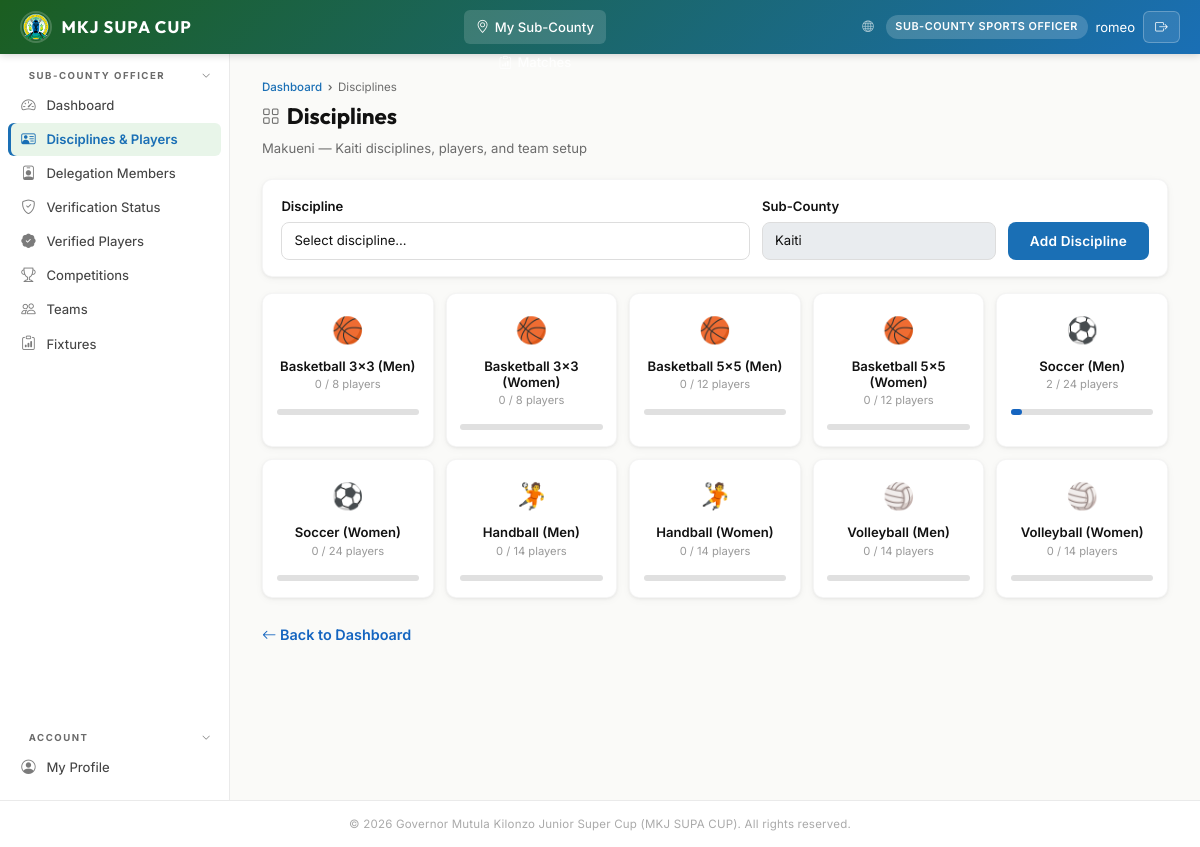
The app's page /portal/subcounty-officer/disciplines/ (signed in) with its own data.
### accounts/models.py (models this page shows, shortened)
class User(AbstractBaseUser, PermissionsMixin):
    email       = models.EmailField(unique=True)
    first_name  = models.CharField(max_length=100)
    last_name   = models.CharField(max_length=100)
    phone       = models.CharField(max_length=13, validators=[kenya_phone_validator])
    role        = models.CharField(max_length=30, choices=UserRole.choices, default=UserRole.TEAM_MANAGER)
    county      = models.CharField(max_length=100, blank=True, help_text="Kenyan county")
    sub_county  = models.CharField(
        max_length=100, blank=True, default="",
        help_text="Sub-county or constituency assignment for sub-county sports officers",
    )
    profile_photo = models.ImageField(upload_to="profiles/", null=True, blank=True)
    is_active   = models.BooleanField(default=True)
    is_staff    = models.BooleanField(default=False)
    is_suspended = models.BooleanField(default=False, help_text="Admin-suspended account")
    assigned_discipline = models.CharField(
        max_length=30, blank=True, default="",
        help_text="Sport family or discipline this user manages (for Coordinator / Scout roles)",
    )
    must_change_password = models.BooleanField(
        default=False,
        help_text="When True the user must set a new password on next login.",
    )
    date_joined = models.DateTimeField(default=timezone.now)
    last_login  = models.DateTimeField(null=True, blank=True)
    objects = UserManager()
    USERNAME_FIELD  = "email"
    REQUIRED_FIELDS = ["first_name", "last_name"]
    class Meta:
        verbose_name      = "User"
        verbose_name_plural = "Users"
        ordering = ["last_name", "first_name"]

### teams/models.py (models this page shows, shortened)
class CountyRegistration(models.Model):
    user = models.OneToOneField(
        settings.AUTH_USER_MODEL,
        on_delete=models.CASCADE,
        related_name="county_registration",
    )
    county = models.CharField(
        max_length=100,
        choices=KenyaCounty.choices,
        unique=True,
        help_text="Kenyan county (only one admin per county)",
    )
    director_name = models.CharField(
        max_length=200, blank=True, default="",
        help_text="Full name of the Director of Sports for this county",
    )
    director_phone = models.CharField(
        max_length=13, validators=[kenya_phone_validator],
        help_text="Phone number of the Director of Sports",
    )
    status = models.CharField(
        max_length=20,
        choices=CountyRegStatus.choices,
        default=CountyRegStatus.PENDING_PAYMENT,
    )
    mpesa_reference = models.CharField(max_length=100, blank=True, default="",
                                        help_text="M-Pesa transaction code from confirmation SMS")
    mpesa_phone = models.CharField(max_length=13, blank=True, default="", validators=[kenya_phone_validator],
                                    help_text="Phone number used for M-Pesa payment")
    mpesa_checkout_id = models.CharField(max_length=100, blank=True, default="",
                                          help_text="Daraja STK push CheckoutRequestID")
    bank_slip = models.FileField(upload_to="county_reg/bank_slips/", null=True, blank=True,
                                  help_text="Bank deposit slip (image or PDF)")
    bank_reference = models.CharField(max_length=100, blank=True, default="",
                                       help_text="Bank payment/transfer reference code")
    payment_amount = models.DecimalField(max_digits=10, decimal_places=2, null=True, blank=True)
    payment_method = models.CharField(max_length=20, blank=True, default="",
                                       help_text="mpesa or bank_transfer")
    payment_submitted_at = models.DateTimeField(null=True, blank=True)
    approved_by = models.ForeignKey(
        settings.AUTH_USER_MODEL,
        on_delete=models.SET_NULL,
        null=True, blank=True,
        related_name="county_approvals",
    )
    approved_at = models.DateTimeField(null=True, blank=True)
    rejection_reason = models.TextField(blank=True, default="")
    created_at = models.DateTimeField(auto_now_add=True)
    updated_at = models.DateTimeField(auto_now=True)
    class Meta:
        ordering = ["county"]

class CountyDiscipline(models.Model):
    registration = models.ForeignKey(
        CountyRegistration, on_delete=models.CASCADE,
        related_name="disciplines",
    )
    sport_type = models.CharField(max_length=30, choices=SportType.choices)
    sub_county = models.CharField(
        max_length=100,
        blank=True,
        default="",
        help_text="Sub-county or constituency that owns this discipline entry",
    )
    class Meta:
        unique_together = ["registration", "sport_type", "sub_county"]
        ordering = ["sub_county", "sport_type"]
    @property
    def squad_limit(self):
        return SQUAD_LIMITS.get(self.sport_type, 30)
    @property
    def player_count(self):
        return self.players.count()
    @property
    def can_add_player(self):
        return self.player_count < self.squad_limit

### mkj_cms/web_views.py (the view, shortened to what this page needs)
# urls.py: path("portal/subcounty-officer/disciplines/", subcounty_officer_disciplines_view, name="subcounty_officer_disciplines"),
@role_required('subcounty_sports_officer', 'admin')
def subcounty_officer_disciplines_view(request):
    county_reg = _get_primary_registration_for_user(request.user, auto_create=True)
    if not county_reg:
        messages.warning(request, 'Assign a county before managing disciplines.')
        return redirect('subcounty_officer_dashboard')
    existing = set(_discipline_queryset_for_user(request.user).values_list('sport_type', flat=True))
    disciplines = _discipline_queryset_for_user(request.user)
    return render(request, 'portal/subcounty_officer/disciplines.html', {
        'disciplines': disciplines,
        'reg': county_reg,
        'available': [(code, dict(SportType.choices).get(code, code), limit) for code, limit in SQUAD_LIMITS.items() if code not in existing],
    })

### mkj_cms/web_views.py (called while the page is built, shortened)
def role_required(*roles):
    def decorator(view):
        @wraps(view)
        @login_required(login_url='web_login')
        def wrapper(request, *args, **kwargs):
            if request.user.role not in roles and not request.user.is_superuser:
                messages.error(request, 'You do not have permission to access this page.')
                return redirect('dashboard')
            return view(request, *args, **kwargs)
        return wrapper
    return decorator

def _get_primary_registration_for_user(user, auto_create=False):
    if user.role == UserRole.DIRECTOR_SPORTS:
        return get_object_or_404(CountyRegistration, user=user)
    county = (getattr(user, "county", "") or "").strip()
    if not county:
        return None
    registration = CountyRegistration.objects.filter(county__iexact=county).order_by("created_at").first()
    if registration or not auto_create:
        return registration

def _discipline_queryset_for_user(user):
    disciplines = CountyDiscipline.objects.select_related("registration", "linked_team")
    if user.role == UserRole.DIRECTOR_SPORTS:
        return disciplines.filter(registration__user=user)
    if user.role == UserRole.SUBCOUNTY_SPORTS_OFFICER:
        return disciplines.filter(
            registration__county=user.county,
            sub_county=user.sub_county,
        )
    return disciplines

### templates/portal/subcounty_officer/disciplines.html (shortened to what this page needs)
{% extends 'base.html' %}
{% block content %}
<div class="page-header">
    <div class="breadcrumb">
        <a href="{% url 'subcounty_officer_dashboard' %}">Dashboard</a>
        <span>Disciplines</span>
    </div>
    <h1><i class="bi bi-grid"></i> Disciplines</h1>
    <p>{{ reg.county }} — {{ request.user.sub_county }} disciplines, players, and team setup</p>
</div>
<div class="card" style="margin-bottom:1rem;">
    <div class="card-body">
        <form method="post" style="display:grid;grid-template-columns:2fr 1fr auto;gap:.75rem;align-items:end;">
            <div>
                <label style="display:block;font-size:.82rem;font-weight:600;margin-bottom:.35rem;">Discipline</label>
                <select name="sport_type" class="form-control">
                    <option value="">Select discipline...</option>
                </select>
            </div>
            <div>
                <label style="display:block;font-size:.82rem;font-weight:600;margin-bottom:.35rem;">Sub-County</label>
                <input type="text" class="form-control" value="{{ request.user.sub_county }}" readonly>
            </div>
            <div>
                <button type="submit" class="btn btn-primary">Add Discipline</button>
            </div>
        </form>
    </div>
</div>
{% if disciplines %}
<div class="quick-actions">
    {% for d in disciplines %}
    <a href="{% url 'subcounty_officer_discipline_players' discipline_pk=d.pk %}" class="action-card">
        <div class="action-icon">
            {% if 'football' in d.sport_type %}⚽
            {% elif 'basketball' in d.sport_type %}🏀
            {% elif 'volleyball' in d.sport_type %}🏐
            {% elif 'handball' in d.sport_type %}🤾
            {% else %}🏆{% endif %}
        </div>
        <h4>{{ d.get_sport_type_display }}</h4>
        <p>{{ d.player_count }} / {{ d.squad_limit }} players</p>
        <div style="background:#e0e0e0;border-radius:8px;height:6px;margin-top:.5rem;width:100%">
            <div style="background:{% if d.can_add_player %}#1565C0{% else %}#C62828{% endif %};border-radius:8px;height:6px;width:{% widthratio d.player_count d.squad_limit 100 %}%;transition:width .3s"></div>
        </div>
    </a>
    {% endfor %}
</div>
{% endif %}
<div style="margin-top:1.5rem">
    <a href="{% url 'subcounty_officer_dashboard' %}" style="color:#1565C0;font-weight:600;font-size:.9rem"><i class="bi bi-arrow-left"></i> Back to Dashboard</a>
</div>
{% endblock %}

### templates/base.html (shortened to what this page needs)
{% load static %}
<!DOCTYPE html>
<html lang="en">
<head>
    <link rel="stylesheet" href="https://cdn.jsdelivr.net/npm/bootstrap@5.1.3/dist/css/bootstrap.min.css">
    <link rel="stylesheet" href="{% static 'css/style.css' %}">
    <link rel="stylesheet" href="https://cdn.jsdelivr.net/npm/bootstrap-icons@1.11.3/font/bootstrap-icons.min.css">
</head>
<body>
    {% block body %}
    <nav class="navbar">
        <div style="display:flex;align-items:center;gap:0">
            <a href="{% url 'dashboard' %}" class="navbar-brand">
                <img src="{% static 'img/Makueni logo.png' %}" alt="Makueni County Logo">
                <span>MKJ SUPA CUP</span>
            </a>
        </div>
        <ul class="navbar-nav">
            <li><a href="{% url 'dashboard' %}" class="{% if request.resolver_match.url_name == 'dashboard' %}active{% endif %}"> Dashboard</a></li>
            {% if user.role == 'subcounty_sports_officer' %}
            <li><a href="{% url 'subcounty_officer_dashboard' %}" class="{% if 'subcounty_officer' in request.resolver_match.url_name %}active{% endif %}"><i class="bi bi-geo-alt"></i> My Sub-County</a></li>
            {% endif %}
            <li><a href="{% url 'matches_list' %}" class="{% if 'match' in request.resolver_match.url_name %}active{% endif %}"><i class="bi bi-clipboard-data"></i> Matches</a></li>
        </ul>
        <div class="navbar-user">
            <a href="{% url 'home' %}" style="color:rgba(255,255,255,.65);font-size:.72rem;margin-right:.25rem;"><i class="bi bi-globe"></i></a>
            <span class="role-badge">{{ user.get_role_display }}</span>
            <span style="font-size:.82rem">{{ user.first_name }}</span>
            <form method="post" action="{% url 'web_logout' %}" style="display:inline;">
                <button type="submit" class="btn-logout"><i class="bi bi-box-arrow-right"></i></button>
            </form>
        </div>
    </nav>
    <div class="layout">
        {% include 'includes/sidebar.html' %}
        <main class="main-content">
            {% block content %}{% endblock %}
        </main>
    </div>
    <footer class="footer">
        &copy; 2026 Governor Mutula Kilonzo Junior Super Cup (MKJ SUPA CUP). All rights reserved.
    </footer>
    {% endblock %}
</body>
</html>

### records on screen
User: role "SUB-COUNTY SPORTS OFFICER", first_name "romeo", user.sub_county "Kaiti"
CountyRegistration: county "Makueni"
CountyDiscipline: sport_type "Basketball 3x3 (Men)", player_count "0", squad_limit "8"
CountyDiscipline: sport_type "Basketball 3x3 (Women)", player_count "0", squad_limit "8"
CountyDiscipline: sport_type "Basketball 5x5 (Men)", player_count "0", squad_limit "12"
CountyDiscipline: sport_type "Basketball 5x5 (Women)", player_count "0", squad_limit "12"
CountyDiscipline: sport_type "Soccer (Men)", player_count "2", squad_limit "24"
CountyDiscipline: sport_type "Soccer (Women)", player_count "0", squad_limit "24"
CountyDiscipline: sport_type "Handball (Men)", player_count "0", squad_limit "14"
CountyDiscipline: sport_type "Handball (Women)", player_count "0", squad_limit "14"
CountyDiscipline: sport_type "Volleyball (Men)", player_count "0", squad_limit "14"
CountyDiscipline: sport_type "Volleyball (Women)", player_count "0", squad_limit "14"
